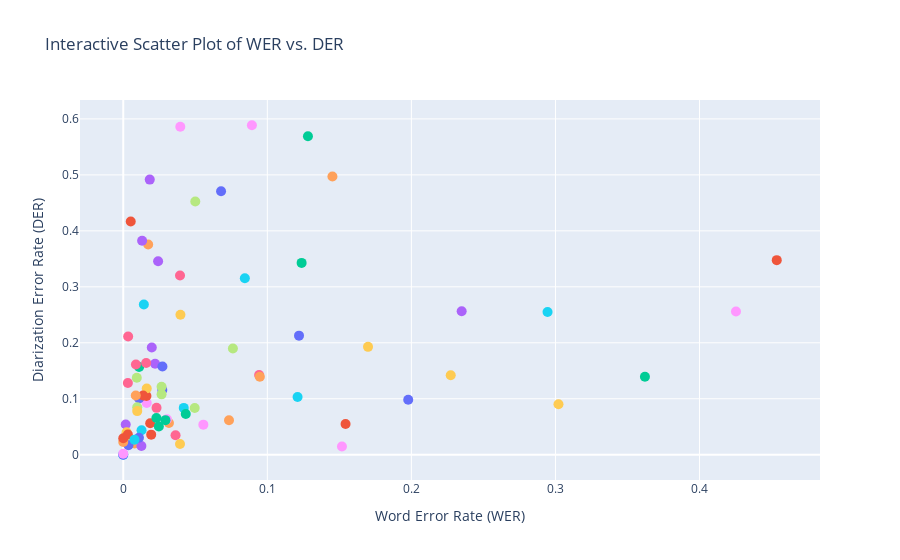

Notebook cell for this chart:
### Code cell
plot_boxplots(df)
plot_histograms(df)
plot_wer_vs_der_scatter(df)

### Figure 1 — Plotly figure (JSON) as saved in the notebook; plotly's stock layout.template omitted (floating-point values rounded to 4 significant figures)
{"data": [{"customdata": [["ID 05.csv"]], "hovertemplate": "Filename=%{customdata[0]}<br>Word Error Rate (WER)=%{x}<br>Diarization Error Rate (DER)=%{y}<extra></extra>", "legendgroup": "ID 05.csv", "marker": {"color": "#636efa", "size": 10, "symbol": "circle"}, "mode": "markers", "name": "ID 05.csv", "orientation": "v", "showlegend": true, "type": "scatter", "x": [0.0271], "xaxis": "x", "y": [0.1156], "yaxis": "y"}, {"customdata": [["Id 08.csv"]], "hovertemplate": "Filename=%{customdata[0]}<br>Word Error Rate (WER)=%{x}<br>Diarization Error Rate (DER)=%{y}<extra></extra>", "legendgroup": "Id 08.csv", "marker": {"color": "#EF553B", "size": 10, "symbol": "circle"}, "mode": "markers", "name": "Id 08.csv", "orientation": "v", "showlegend": true, "type": "scatter", "x": [0.0187], "xaxis": "x", "y": [0.0564], "yaxis": "y"}, {"customdata": [["Id 13.csv"]], "hovertemplate": "Filename=%{customdata[0]}<br>Word Error Rate (WER)=%{x}<br>Diarization Error Rate (DER)=%{y}<extra></extra>", "legendgroup": "Id 13.csv", "marker": {"color": "#00cc96", "size": 10, "symbol": "circle"}, "mode": "markers", "name": "Id 13.csv", "orientation": "v", "showlegend": true, "type": "scatter", "x": [0.023], "xaxis": "x", "y": [0.0657], "yaxis": "y"}, {"customdata": [["Id 13b.csv"]], "hovertemplate": "Filename=%{customdata[0]}<br>Word Error Rate (WER)=%{x}<br>Diarization Error Rate (DER)=%{y}<extra></extra>", "legendgroup": "Id 13b.csv", "marker": {"color": "#ab63fa", "size": 10, "symbol": "circle"}, "mode": "markers", "name": "Id 13b.csv", "orientation": "v", "showlegend": true, "type": "scatter", "x": [0.0017], "xaxis": "x", "y": [0.0541], "yaxis": "y"}, {"customdata": [["Id 14.csv"]], "hovertemplate": "Filename=%{customdata[0]}<br>Word Error Rate (WER)=%{x}<br>Diarization Error Rate (DER)=%{y}<extra></extra>", "legendgroup": "Id 14.csv", "marker": {"color": "#FFA15A", "size": 10, "symbol": "circle"}, "mode": "markers", "name": "Id 14.csv", "orientation": "v", "showlegend": true, "type": "scatter", "x": [0.0317], "xaxis": "x", "y": [0.0568], "yaxis": "y"}, {"customdata": [["Id 15.csv"]], "hovertemplate": "Filename=%{customdata[0]}<br>Word Error Rate (WER)=%{x}<br>Diarization Error Rate (DER)=%{y}<extra></extra>", "legendgroup": "Id 15.csv", "marker": {"color": "#19d3f3", "size": 10, "symbol": "circle"}, "mode": "markers", "name": "Id 15.csv", "orientation": "v", "showlegend": true, "type": "scatter", "x": [0], "xaxis": "x", "y": [0], "yaxis": "y"}, {"customdata": [["Id 16.csv"]], "hovertemplate": "Filename=%{customdata[0]}<br>Word Error Rate (WER)=%{x}<br>Diarization Error Rate (DER)=%{y}<extra></extra>", "legendgroup": "Id 16.csv", "marker": {"color": "#FF6692", "size": 10, "symbol": "circle"}, "mode": "markers", "name": "Id 16.csv", "orientation": "v", "showlegend": true, "type": "scatter", "x": [0.0231], "xaxis": "x", "y": [0.0838], "yaxis": "y"}, {"customdata": [["Id 17.csv"]], "hovertemplate": "Filename=%{customdata[0]}<br>Word Error Rate (WER)=%{x}<br>Diarization Error Rate (DER)=%{y}<extra></extra>", "legendgroup": "Id 17.csv", "marker": {"color": "#B6E880", "size": 10, "symbol": "circle"}, "mode": "markers", "name": "Id 17.csv", "orientation": "v", "showlegend": true, "type": "scatter", "x": [0.0042], "xaxis": "x", "y": [0.0209], "yaxis": "y"}, {"customdata": [["Id 18.csv"]], "hovertemplate": "Filename=%{customdata[0]}<br>Word Error Rate (WER)=%{x}<br>Diarization Error Rate (DER)=%{y}<extra></extra>", "legendgroup": "Id 18.csv", "marker": {"color": "#FF97FF", "size": 10, "symbol": "circle"}, "mode": "markers", "name": "Id 18.csv", "orientation": "v", "showlegend": true, "type": "scatter", "x": [0.0163], "xaxis": "x", "y": [0.0926], "yaxis": "y"}, {"customdata": [["Id 19.csv"]], "hovertemplate": "Filename=%{customdata[0]}<br>Word Error Rate (WER)=%{x}<br>Diarization Error Rate (DER)=%{y}<extra></extra>", "legendgroup": "Id 19.csv", "marker": {"color": "#FECB52", "size": 10, "symbol": "circle"}, "mode": "markers", "name": "Id 19.csv", "orientation": "v", "showlegend": true, "type": "scatter", "x": [0.0023], "xaxis": "x", "y": [0.0402], "yaxis": "y"}, {"customdata": [["Id 19b.csv"]], "hovertemplate": "Filename=%{customdata[0]}<br>Word Error Rate (WER)=%{x}<br>Diarization Error Rate (DER)=%{y}<extra></extra>", "legendgroup": "Id 19b.csv", "marker": {"color": "#636efa", "size": 10, "symbol": "circle"}, "mode": "markers", "name": "Id 19b.csv", "orientation": "v", "showlegend": true, "type": "scatter", "x": [0.011], "xaxis": "x", "y": [0.1006], "yaxis": "y"}, {"customdata": [["Id 22.csv"]], "hovertemplate": "Filename=%{customdata[0]}<br>Word Error Rate (WER)=%{x}<br>Diarization Error Rate (DER)=%{y}<extra></extra>", "legendgroup": "Id 22.csv", "marker": {"color": "#EF553B", "size": 10, "symbol": "circle"}, "mode": "markers", "name": "Id 22.csv", "orientation": "v", "showlegend": true, "type": "scatter", "x": [0.0161], "xaxis": "x", "y": [0.1051], "yaxis": "y"}, {"customdata": [["Id 23.csv"]], "hovertemplate": "Filename=%{customdata[0]}<br>Word Error Rate (WER)=%{x}<br>Diarization Error Rate (DER)=%{y}<extra></extra>", "legendgroup": "Id 23.csv", "marker": {"color": "#00cc96", "size": 10, "symbol": "circle"}, "mode": "markers", "name": "Id 23.csv", "orientation": "v", "showlegend": true, "type": "scatter", "x": [0.0247], "xaxis": "x", "y": [0.0505], "yaxis": "y"}, {"customdata": [["Id 24.csv"]], "hovertemplate": "Filename=%{customdata[0]}<br>Word Error Rate (WER)=%{x}<br>Diarization Error Rate (DER)=%{y}<extra></extra>", "legendgroup": "Id 24.csv", "marker": {"color": "#ab63fa", "size": 10, "symbol": "circle"}, "mode": "markers", "name": "Id 24.csv", "orientation": "v", "showlegend": true, "type": "scatter", "x": [0.0184], "xaxis": "x", "y": [0.4916], "yaxis": "y"}, {"customdata": [["Id 24b.csv"]], "hovertemplate": "Filename=%{customdata[0]}<br>Word Error Rate (WER)=%{x}<br>Diarization Error Rate (DER)=%{y}<extra></extra>", "legendgroup": "Id 24b.csv", "marker": {"color": "#FFA15A", "size": 10, "symbol": "circle"}, "mode": "markers", "name": "Id 24b.csv", "orientation": "v", "showlegend": true, "type": "scatter", "x": [0.0079], "xaxis": "x", "y": [0.0201], "yaxis": "y"}, {"customdata": [["Id 7a.csv"]], "hovertemplate": "Filename=%{customdata[0]}<br>Word Error Rate (WER)=%{x}<br>Diarization Error Rate (DER)=%{y}<extra></extra>", "legendgroup": "Id 7a.csv", "marker": {"color": "#19d3f3", "size": 10, "symbol": "circle"}, "mode": "markers", "name": "Id 7a.csv", "orientation": "v", "showlegend": true, "type": "scatter", "x": [0.2945], "xaxis": "x", "y": [0.2549], "yaxis": "y"}, {"customdata": [["Id 7b.csv"]], "hovertemplate": "Filename=%{customdata[0]}<br>Word Error Rate (WER)=%{x}<br>Diarization Error Rate (DER)=%{y}<extra></extra>", "legendgroup": "Id 7b.csv", "marker": {"color": "#FF6692", "size": 10, "symbol": "circle"}, "mode": "markers", "name": "Id 7b.csv", "orientation": "v", "showlegend": true, "type": "scatter", "x": [0.0034], "xaxis": "x", "y": [0.2113], "yaxis": "y"}, {"customdata": [["Participant 20 interview.csv"]], "hovertemplate": "Filename=%{customdata[0]}<br>Word Error Rate (WER)=%{x}<br>Diarization Error Rate (DER)=%{y}<extra></extra>", "legendgroup": "Participant 20 interview.csv", "marker": {"color": "#B6E880", "size": 10, "symbol": "circle"}, "mode": "markers", "name": "Participant 20 interview.csv", "orientation": "v", "showlegend": true, "type": "scatter", "x": [0.0097], "xaxis": "x", "y": [0.0849], "yaxis": "y"}, {"customdata": [["S201-1.csv"]], "hovertemplate": "Filename=%{customdata[0]}<br>Word Error Rate (WER)=%{x}<br>Diarization Error Rate (DER)=%{y}<extra></extra>", "legendgroup": "S201-1.csv", "marker": {"color": "#FF97FF", "size": 10, "symbol": "circle"}, "mode": "markers", "name": "S201-1.csv", "orientation": "v", "showlegend": true, "type": "scatter", "x": [0.0303], "xaxis": "x", "y": [0.0634], "yaxis": "y"}, {"customdata": [["S201-2.csv"]], "hovertemplate": "Filename=%{customdata[0]}<br>Word Error Rate (WER)=%{x}<br>Diarization Error Rate (DER)=%{y}<extra></extra>", "legendgroup": "S201-2.csv", "marker": {"color": "#FECB52", "size": 10, "symbol": "circle"}, "mode": "markers", "name": "S201-2.csv", "orientation": "v", "showlegend": true, "type": "scatter", "x": [0.0163], "xaxis": "x", "y": [0.1184], "yaxis": "y"}, {"customdata": [["S201-3.csv"]], "hovertemplate": "Filename=%{customdata[0]}<br>Word Error Rate (WER)=%{x}<br>Diarization Error Rate (DER)=%{y}<extra></extra>", "legendgroup": "S201-3.csv", "marker": {"color": "#636efa", "size": 10, "symbol": "circle"}, "mode": "markers", "name": "S201-3.csv", "orientation": "v", "showlegend": true, "type": "scatter", "x": [0.0036], "xaxis": "x", "y": [0.0171], "yaxis": "y"}, {"customdata": [["S202-1.csv"]], "hovertemplate": "Filename=%{customdata[0]}<br>Word Error Rate (WER)=%{x}<br>Diarization Error Rate (DER)=%{y}<extra></extra>", "legendgroup": "S202-1.csv", "marker": {"color": "#EF553B", "size": 10, "symbol": "circle"}, "mode": "markers", "name": "S202-1.csv", "orientation": "v", "showlegend": true, "type": "scatter", "x": [0.0052], "xaxis": "x", "y": [0.4168], "yaxis": "y"}, {"customdata": [["S203-1.csv"]], "hovertemplate": "Filename=%{customdata[0]}<br>Word Error Rate (WER)=%{x}<br>Diarization Error Rate (DER)=%{y}<extra></extra>", "legendgroup": "S203-1.csv", "marker": {"color": "#00cc96", "size": 10, "symbol": "circle"}, "mode": "markers", "name": "S203-1.csv", "orientation": "v", "showlegend": true, "type": "scatter", "x": [0.3621], "xaxis": "x", "y": [0.1394], "yaxis": "y"}, {"customdata": [["S204-1.csv"]], "hovertemplate": "Filename=%{customdata[0]}<br>Word Error Rate (WER)=%{x}<br>Diarization Error Rate (DER)=%{y}<extra></extra>", "legendgroup": "S204-1.csv", "marker": {"color": "#ab63fa", "size": 10, "symbol": "circle"}, "mode": "markers", "name": "S204-1.csv", "orientation": "v", "showlegend": true, "type": "scatter", "x": [0.0242], "xaxis": "x", "y": [0.3457], "yaxis": "y"}, {"customdata": [["S204-2.csv"]], "hovertemplate": "Filename=%{customdata[0]}<br>Word Error Rate (WER)=%{x}<br>Diarization Error Rate (DER)=%{y}<extra></extra>", "legendgroup": "S204-2.csv", "marker": {"color": "#FFA15A", "size": 10, "symbol": "circle"}, "mode": "markers", "name": "S204-2.csv", "orientation": "v", "showlegend": true, "type": "scatter", "x": [0.0173], "xaxis": "x", "y": [0.3756], "yaxis": "y"}, {"customdata": [["S205-1.csv"]], "hovertemplate": "Filename=%{customdata[0]}<br>Word Error Rate (WER)=%{x}<br>Diarization Error Rate (DER)=%{y}<extra></extra>", "legendgroup": "S205-1.csv", "marker": {"color": "#19d3f3", "size": 10, "symbol": "circle"}, "mode": "markers", "name": "S205-1.csv", "orientation": "v", "showlegend": true, "type": "scatter", "x": [0.0143], "xaxis": "x", "y": [0.2685], "yaxis": "y"}, {"customdata": [["S205-2.csv"]], "hovertemplate": "Filename=%{customdata[0]}<br>Word Error Rate (WER)=%{x}<br>Diarization Error Rate (DER)=%{y}<extra></extra>", "legendgroup": "S205-2.csv", "marker": {"color": "#FF6692", "size": 10, "symbol": "circle"}, "mode": "markers", "name": "S205-2.csv", "orientation": "v", "showlegend": true, "type": "scatter", "x": [0.0943], "xaxis": "x", "y": [0.1425], "yaxis": "y"}, {"customdata": [["S206-1.csv"]], "hovertemplate": "Filename=%{customdata[0]}<br>Word Error Rate (WER)=%{x}<br>Diarization Error Rate (DER)=%{y}<extra></extra>", "legendgroup": "S206-1.csv", "marker": {"color": "#B6E880", "size": 10, "symbol": "circle"}, "mode": "markers", "name": "S206-1.csv", "orientation": "v", "showlegend": true, "type": "scatter", "x": [0.0496], "xaxis": "x", "y": [0.0836], "yaxis": "y"}, {"customdata": [["S206-2.csv"]], "hovertemplate": "Filename=%{customdata[0]}<br>Word Error Rate (WER)=%{x}<br>Diarization Error Rate (DER)=%{y}<extra></extra>", "legendgroup": "S206-2.csv", "marker": {"color": "#FF97FF", "size": 10, "symbol": "circle"}, "mode": "markers", "name": "S206-2.csv", "orientation": "v", "showlegend": true, "type": "scatter", "x": [0.0556], "xaxis": "x", "y": [0.0538], "yaxis": "y"}, {"customdata": [["S207-1.csv"]], "hovertemplate": "Filename=%{customdata[0]}<br>Word Error Rate (WER)=%{x}<br>Diarization Error Rate (DER)=%{y}<extra></extra>", "legendgroup": "S207-1.csv", "marker": {"color": "#FECB52", "size": 10, "symbol": "circle"}, "mode": "markers", "name": "S207-1.csv", "orientation": "v", "showlegend": true, "type": "scatter", "x": [0.1699], "xaxis": "x", "y": [0.1928], "yaxis": "y"}, {"customdata": [["S207-2.csv"]], "hovertemplate": "Filename=%{customdata[0]}<br>Word Error Rate (WER)=%{x}<br>Diarization Error Rate (DER)=%{y}<extra></extra>", "legendgroup": "S207-2.csv", "marker": {"color": "#636efa", "size": 10, "symbol": "circle"}, "mode": "markers", "name": "S207-2.csv", "orientation": "v", "showlegend": true, "type": "scatter", "x": [0], "xaxis": "x", "y": [0], "yaxis": "y"}, {"customdata": [["S208-1.csv"]], "hovertemplate": "Filename=%{customdata[0]}<br>Word Error Rate (WER)=%{x}<br>Diarization Error Rate (DER)=%{y}<extra></extra>", "legendgroup": "S208-1.csv", "marker": {"color": "#EF553B", "size": 10, "symbol": "circle"}, "mode": "markers", "name": "S208-1.csv", "orientation": "v", "showlegend": true, "type": "scatter", "x": [0.0138], "xaxis": "x", "y": [0.106], "yaxis": "y"}, {"customdata": [["S208-2.csv"]], "hovertemplate": "Filename=%{customdata[0]}<br>Word Error Rate (WER)=%{x}<br>Diarization Error Rate (DER)=%{y}<extra></extra>", "legendgroup": "S208-2.csv", "marker": {"color": "#00cc96", "size": 10, "symbol": "circle"}, "mode": "markers", "name": "S208-2.csv", "orientation": "v", "showlegend": true, "type": "scatter", "x": [0.011], "xaxis": "x", "y": [0.1569], "yaxis": "y"}, {"customdata": [["S209-1.csv"]], "hovertemplate": "Filename=%{customdata[0]}<br>Word Error Rate (WER)=%{x}<br>Diarization Error Rate (DER)=%{y}<extra></extra>", "legendgroup": "S209-1.csv", "marker": {"color": "#ab63fa", "size": 10, "symbol": "circle"}, "mode": "markers", "name": "S209-1.csv", "orientation": "v", "showlegend": true, "type": "scatter", "x": [0.0221], "xaxis": "x", "y": [0.1626], "yaxis": "y"}, {"customdata": [["S209-2.csv"]], "hovertemplate": "Filename=%{customdata[0]}<br>Word Error Rate (WER)=%{x}<br>Diarization Error Rate (DER)=%{y}<extra></extra>", "legendgroup": "S209-2.csv", "marker": {"color": "#FFA15A", "size": 10, "symbol": "circle"}, "mode": "markers", "name": "S209-2.csv", "orientation": "v", "showlegend": true, "type": "scatter", "x": [0], "xaxis": "x", "y": [0.0227], "yaxis": "y"}, {"customdata": [["S209-3.csv"]], "hovertemplate": "Filename=%{customdata[0]}<br>Word Error Rate (WER)=%{x}<br>Diarization Error Rate (DER)=%{y}<extra></extra>", "legendgroup": "S209-3.csv", "marker": {"color": "#19d3f3", "size": 10, "symbol": "circle"}, "mode": "markers", "name": "S209-3.csv", "orientation": "v", "showlegend": true, "type": "scatter", "x": [0.042], "xaxis": "x", "y": [0.0837], "yaxis": "y"}, {"customdata": [["S209-4.csv"]], "hovertemplate": "Filename=%{customdata[0]}<br>Word Error Rate (WER)=%{x}<br>Diarization Error Rate (DER)=%{y}<extra></extra>", "legendgroup": "S209-4.csv", "marker": {"color": "#FF6692", "size": 10, "symbol": "circle"}, "mode": "markers", "name": "S209-4.csv", "orientation": "v", "showlegend": true, "type": "scatter", "x": [0.0363], "xaxis": "x", "y": [0.0349], "yaxis": "y"}, {"customdata": [["S210-1.csv"]], "hovertemplate": "Filename=%{customdata[0]}<br>Word Error Rate (WER)=%{x}<br>Diarization Error Rate (DER)=%{y}<extra></extra>", "legendgroup": "S210-1.csv", "marker": {"color": "#B6E880", "size": 10, "symbol": "circle"}, "mode": "markers", "name": "S210-1.csv", "orientation": "v", "showlegend": true, "type": "scatter", "x": [0.05], "xaxis": "x", "y": [0.4525], "yaxis": "y"}, {"customdata": [["S210-2.csv"]], "hovertemplate": "Filename=%{customdata[0]}<br>Word Error Rate (WER)=%{x}<br>Diarization Error Rate (DER)=%{y}<extra></extra>", "legendgroup": "S210-2.csv", "marker": {"color": "#FF97FF", "size": 10, "symbol": "circle"}, "mode": "markers", "name": "S210-2.csv", "orientation": "v", "showlegend": true, "type": "scatter", "x": [0], "xaxis": "x", "y": [0.0017], "yaxis": "y"}, {"customdata": [["S210-3.csv"]], "hovertemplate": "Filename=%{customdata[0]}<br>Word Error Rate (WER)=%{x}<br>Diarization Error Rate (DER)=%{y}<extra></extra>", "legendgroup": "S210-3.csv", "marker": {"color": "#FECB52", "size": 10, "symbol": "circle"}, "mode": "markers", "name": "S210-3.csv", "orientation": "v", "showlegend": true, "type": "scatter", "x": [0.0397], "xaxis": "x", "y": [0.25], "yaxis": "y"}, {"customdata": [["S211_1.csv"]], "hovertemplate": "Filename=%{customdata[0]}<br>Word Error Rate (WER)=%{x}<br>Diarization Error Rate (DER)=%{y}<extra></extra>", "legendgroup": "S211_1.csv", "marker": {"color": "#636efa", "size": 10, "symbol": "circle"}, "mode": "markers", "name": "S211_1.csv", "orientation": "v", "showlegend": true, "type": "scatter", "x": [0.122], "xaxis": "x", "y": [0.2128], "yaxis": "y"}, {"customdata": [["S211_2.csv"]], "hovertemplate": "Filename=%{customdata[0]}<br>Word Error Rate (WER)=%{x}<br>Diarization Error Rate (DER)=%{y}<extra></extra>", "legendgroup": "S211_2.csv", "marker": {"color": "#EF553B", "size": 10, "symbol": "circle"}, "mode": "markers", "name": "S211_2.csv", "orientation": "v", "showlegend": true, "type": "scatter", "x": [0], "xaxis": "x", "y": [0.0295], "yaxis": "y"}, {"customdata": [["S211_3 (partially in french).csv"]], "hovertemplate": "Filename=%{customdata[0]}<br>Word Error Rate (WER)=%{x}<br>Diarization Error Rate (DER)=%{y}<extra></extra>", "legendgroup": "S211_3 (partially in french).csv", "marker": {"color": "#00cc96", "size": 10, "symbol": "circle"}, "mode": "markers", "name": "S211_3 (partially in french).csv", "orientation": "v", "showlegend": true, "type": "scatter", "x": [0.0434], "xaxis": "x", "y": [0.0729], "yaxis": "y"}, {"customdata": [["S212_1.csv"]], "hovertemplate": "Filename=%{customdata[0]}<br>Word Error Rate (WER)=%{x}<br>Diarization Error Rate (DER)=%{y}<extra></extra>", "legendgroup": "S212_1.csv", "marker": {"color": "#ab63fa", "size": 10, "symbol": "circle"}, "mode": "markers", "name": "S212_1.csv", "orientation": "v", "showlegend": true, "type": "scatter", "x": [0.0131], "xaxis": "x", "y": [0.3822], "yaxis": "y"}, {"customdata": [["S212_2.csv"]], "hovertemplate": "Filename=%{customdata[0]}<br>Word Error Rate (WER)=%{x}<br>Diarization Error Rate (DER)=%{y}<extra></extra>", "legendgroup": "S212_2.csv", "marker": {"color": "#FFA15A", "size": 10, "symbol": "circle"}, "mode": "markers", "name": "S212_2.csv", "orientation": "v", "showlegend": true, "type": "scatter", "x": [0.0087], "xaxis": "x", "y": [0.106], "yaxis": "y"}, {"customdata": [["S213_1.csv"]], "hovertemplate": "Filename=%{customdata[0]}<br>Word Error Rate (WER)=%{x}<br>Diarization Error Rate (DER)=%{y}<extra></extra>", "legendgroup": "S213_1.csv", "marker": {"color": "#19d3f3", "size": 10, "symbol": "circle"}, "mode": "markers", "name": "S213_1.csv", "orientation": "v", "showlegend": true, "type": "scatter", "x": [0.0127], "xaxis": "x", "y": [0.0438], "yaxis": "y"}, {"customdata": [["S213_2.csv"]], "hovertemplate": "Filename=%{customdata[0]}<br>Word Error Rate (WER)=%{x}<br>Diarization Error Rate (DER)=%{y}<extra></extra>", "legendgroup": "S213_2.csv", "marker": {"color": "#FF6692", "size": 10, "symbol": "circle"}, "mode": "markers", "name": "S213_2.csv", "orientation": "v", "showlegend": true, "type": "scatter", "x": [0.0394], "xaxis": "x", "y": [0.3204], "yaxis": "y"}, {"customdata": [["S214_1.csv"]], "hovertemplate": "Filename=%{customdata[0]}<br>Word Error Rate (WER)=%{x}<br>Diarization Error Rate (DER)=%{y}<extra></extra>", "legendgroup": "S214_1.csv", "marker": {"color": "#B6E880", "size": 10, "symbol": "circle"}, "mode": "markers", "name": "S214_1.csv", "orientation": "v", "showlegend": true, "type": "scatter", "x": [0.0761], "xaxis": "x", "y": [0.1899], "yaxis": "y"}, {"customdata": [["S214_2.csv"]], "hovertemplate": "Filename=%{customdata[0]}<br>Word Error Rate (WER)=%{x}<br>Diarization Error Rate (DER)=%{y}<extra></extra>", "legendgroup": "S214_2.csv", "marker": {"color": "#FF97FF", "size": 10, "symbol": "circle"}, "mode": "markers", "name": "S214_2.csv", "orientation": "v", "showlegend": true, "type": "scatter", "x": [0.0396], "xaxis": "x", "y": [0.5861], "yaxis": "y"}, {"customdata": [["S217.csv"]], "hovertemplate": "Filename=%{customdata[0]}<br>Word Error Rate (WER)=%{x}<br>Diarization Error Rate (DER)=%{y}<extra></extra>", "legendgroup": "S217.csv", "marker": {"color": "#FECB52", "size": 10, "symbol": "circle"}, "mode": "markers", "name": "S217.csv", "orientation": "v", "showlegend": true, "type": "scatter", "x": [0.0394], "xaxis": "x", "y": [0.0191], "yaxis": "y"}, {"customdata": [["S218-1.csv"]], "hovertemplate": "Filename=%{customdata[0]}<br>Word Error Rate (WER)=%{x}<br>Diarization Error Rate (DER)=%{y}<extra></extra>", "legendgroup": "S218-1.csv", "marker": {"color": "#636efa", "size": 10, "symbol": "circle"}, "mode": "markers", "name": "S218-1.csv", "orientation": "v", "showlegend": true, "type": "scatter", "x": [0.0679], "xaxis": "x", "y": [0.4707], "yaxis": "y"}, {"customdata": [["S218-2.csv"]], "hovertemplate": "Filename=%{customdata[0]}<br>Word Error Rate (WER)=%{x}<br>Diarization Error Rate (DER)=%{y}<extra></extra>", "legendgroup": "S218-2.csv", "marker": {"color": "#EF553B", "size": 10, "symbol": "circle"}, "mode": "markers", "name": "S218-2.csv", "orientation": "v", "showlegend": true, "type": "scatter", "x": [0.0032], "xaxis": "x", "y": [0.0361], "yaxis": "y"}, {"customdata": [["S219-1.csv"]], "hovertemplate": "Filename=%{customdata[0]}<br>Word Error Rate (WER)=%{x}<br>Diarization Error Rate (DER)=%{y}<extra></extra>", "legendgroup": "S219-1.csv", "marker": {"color": "#00cc96", "size": 10, "symbol": "circle"}, "mode": "markers", "name": "S219-1.csv", "orientation": "v", "showlegend": true, "type": "scatter", "x": [0.1238], "xaxis": "x", "y": [0.3428], "yaxis": "y"}, {"customdata": [["S219-2.csv"]], "hovertemplate": "Filename=%{customdata[0]}<br>Word Error Rate (WER)=%{x}<br>Diarization Error Rate (DER)=%{y}<extra></extra>", "legendgroup": "S219-2.csv", "marker": {"color": "#ab63fa", "size": 10, "symbol": "circle"}, "mode": "markers", "name": "S219-2.csv", "orientation": "v", "showlegend": true, "type": "scatter", "x": [0.0126], "xaxis": "x", "y": [0.0157], "yaxis": "y"}, {"customdata": [["S220-1.csv"]], "hovertemplate": "Filename=%{customdata[0]}<br>Word Error Rate (WER)=%{x}<br>Diarization Error Rate (DER)=%{y}<extra></extra>", "legendgroup": "S220-1.csv", "marker": {"color": "#FFA15A", "size": 10, "symbol": "circle"}, "mode": "markers", "name": "S220-1.csv", "orientation": "v", "showlegend": true, "type": "scatter", "x": [0.0948], "xaxis": "x", "y": [0.1394], "yaxis": "y"}, {"customdata": [["S220-2.csv"]], "hovertemplate": "Filename=%{customdata[0]}<br>Word Error Rate (WER)=%{x}<br>Diarization Error Rate (DER)=%{y}<extra></extra>", "legendgroup": "S220-2.csv", "marker": {"color": "#19d3f3", "size": 10, "symbol": "circle"}, "mode": "markers", "name": "S220-2.csv", "orientation": "v", "showlegend": true, "type": "scatter", "x": [0.121], "xaxis": "x", "y": [0.1033], "yaxis": "y"}, {"customdata": [["S222_c.csv"]], "hovertemplate": "Filename=%{customdata[0]}<br>Word Error Rate (WER)=%{x}<br>Diarization Error Rate (DER)=%{y}<extra></extra>", "legendgroup": "S222_c.csv", "marker": {"color": "#FF6692", "size": 10, "symbol": "circle"}, "mode": "markers", "name": "S222_c.csv", "orientation": "v", "showlegend": true, "type": "scatter", "x": [0.0032], "xaxis": "x", "y": [0.1282], "yaxis": "y"}, {"customdata": [["S222_m.csv"]], "hovertemplate": "Filename=%{customdata[0]}<br>Word Error Rate (WER)=%{x}<br>Diarization Error Rate (DER)=%{y}<extra></extra>", "legendgroup": "S222_m.csv", "marker": {"color": "#B6E880", "size": 10, "symbol": "circle"}, "mode": "markers", "name": "S222_m.csv", "orientation": "v", "showlegend": true, "type": "scatter", "x": [0.0094], "xaxis": "x", "y": [0.1375], "yaxis": "y"}, {"customdata": [["S223.csv"]], "hovertemplate": "Filename=%{customdata[0]}<br>Word Error Rate (WER)=%{x}<br>Diarization Error Rate (DER)=%{y}<extra></extra>", "legendgroup": "S223.csv", "marker": {"color": "#FF97FF", "size": 10, "symbol": "circle"}, "mode": "markers", "name": "S223.csv", "orientation": "v", "showlegend": true, "type": "scatter", "x": [0.0893], "xaxis": "x", "y": [0.5887], "yaxis": "y"}, {"customdata": [["S225.csv"]], "hovertemplate": "Filename=%{customdata[0]}<br>Word Error Rate (WER)=%{x}<br>Diarization Error Rate (DER)=%{y}<extra></extra>", "legendgroup": "S225.csv", "marker": {"color": "#FECB52", "size": 10, "symbol": "circle"}, "mode": "markers", "name": "S225.csv", "orientation": "v", "showlegend": true, "type": "scatter", "x": [0.2273], "xaxis": "x", "y": [0.142], "yaxis": "y"}, {"customdata": [["S225[1].csv"]], "hovertemplate": "Filename=%{customdata[0]}<br>Word Error Rate (WER)=%{x}<br>Diarization Error Rate (DER)=%{y}<extra></extra>", "legendgroup": "S225[1].csv", "marker": {"color": "#636efa", "size": 10, "symbol": "circle"}, "mode": "markers", "name": "S225[1].csv", "orientation": "v", "showlegend": true, "type": "scatter", "x": [0.0109], "xaxis": "x", "y": [0.0305], "yaxis": "y"}, {"customdata": [["S226.csv"]], "hovertemplate": "Filename=%{customdata[0]}<br>Word Error Rate (WER)=%{x}<br>Diarization Error Rate (DER)=%{y}<extra></extra>", "legendgroup": "S226.csv", "marker": {"color": "#EF553B", "size": 10, "symbol": "circle"}, "mode": "markers", "name": "S226.csv", "orientation": "v", "showlegend": true, "type": "scatter", "x": [0.4536], "xaxis": "x", "y": [0.3477], "yaxis": "y"}, {"customdata": [["S226[1].csv"]], "hovertemplate": "Filename=%{customdata[0]}<br>Word Error Rate (WER)=%{x}<br>Diarization Error Rate (DER)=%{y}<extra></extra>", "legendgroup": "S226[1].csv", "marker": {"color": "#00cc96", "size": 10, "symbol": "circle"}, "mode": "markers", "name": "S226[1].csv", "orientation": "v", "showlegend": true, "type": "scatter", "x": [0.1282], "xaxis": "x", "y": [0.5689], "yaxis": "y"}, {"customdata": [["S226[2].csv"]], "hovertemplate": "Filename=%{customdata[0]}<br>Word Error Rate (WER)=%{x}<br>Diarization Error Rate (DER)=%{y}<extra></extra>", "legendgroup": "S226[2].csv", "marker": {"color": "#ab63fa", "size": 10, "symbol": "circle"}, "mode": "markers", "name": "S226[2].csv", "orientation": "v", "showlegend": true, "type": "scatter", "x": [0.0198], "xaxis": "x", "y": [0.1916], "yaxis": "y"}, {"customdata": [["S227 control interview.csv"]], "hovertemplate": "Filename=%{customdata[0]}<br>Word Error Rate (WER)=%{x}<br>Diarization Error Rate (DER)=%{y}<extra></extra>", "legendgroup": "S227 control interview.csv", "marker": {"color": "#FFA15A", "size": 10, "symbol": "circle"}, "mode": "markers", "name": "S227 control interview.csv", "orientation": "v", "showlegend": true, "type": "scatter", "x": [0.1452], "xaxis": "x", "y": [0.497], "yaxis": "y"}, {"customdata": [["S227 intervention.csv"]], "hovertemplate": "Filename=%{customdata[0]}<br>Word Error Rate (WER)=%{x}<br>Diarization Error Rate (DER)=%{y}<extra></extra>", "legendgroup": "S227 intervention.csv", "marker": {"color": "#19d3f3", "size": 10, "symbol": "circle"}, "mode": "markers", "name": "S227 intervention.csv", "orientation": "v", "showlegend": true, "type": "scatter", "x": [0.0844], "xaxis": "x", "y": [0.3152], "yaxis": "y"}, {"customdata": [["S228 control.csv"]], "hovertemplate": "Filename=%{customdata[0]}<br>Word Error Rate (WER)=%{x}<br>Diarization Error Rate (DER)=%{y}<extra></extra>", "legendgroup": "S228 control.csv", "marker": {"color": "#FF6692", "size": 10, "symbol": "circle"}, "mode": "markers", "name": "S228 control.csv", "orientation": "v", "showlegend": true, "type": "scatter", "x": [0.0159], "xaxis": "x", "y": [0.1639], "yaxis": "y"}, {"customdata": [["S228 intervention.csv"]], "hovertemplate": "Filename=%{customdata[0]}<br>Word Error Rate (WER)=%{x}<br>Diarization Error Rate (DER)=%{y}<extra></extra>", "legendgroup": "S228 intervention.csv", "marker": {"color": "#B6E880", "size": 10, "symbol": "circle"}, "mode": "markers", "name": "S228 intervention.csv", "orientation": "v", "showlegend": true, "type": "scatter", "x": [0.0266], "xaxis": "x", "y": [0.1079], "yaxis": "y"}, {"customdata": [["S229 control.csv"]], "hovertemplate": "Filename=%{customdata[0]}<br>Word Error Rate (WER)=%{x}<br>Diarization Error Rate (DER)=%{y}<extra></extra>", "legendgroup": "S229 control.csv", "marker": {"color": "#FF97FF", "size": 10, "symbol": "circle"}, "mode": "markers", "name": "S229 control.csv", "orientation": "v", "showlegend": true, "type": "scatter", "x": [0.4253], "xaxis": "x", "y": [0.256], "yaxis": "y"}, {"customdata": [["S229 intervention.csv"]], "hovertemplate": "Filename=%{customdata[0]}<br>Word Error Rate (WER)=%{x}<br>Diarization Error Rate (DER)=%{y}<extra></extra>", "legendgroup": "S229 intervention.csv", "marker": {"color": "#FECB52", "size": 10, "symbol": "circle"}, "mode": "markers", "name": "S229 intervention.csv", "orientation": "v", "showlegend": true, "type": "scatter", "x": [0.3021], "xaxis": "x", "y": [0.0901], "yaxis": "y"}, {"customdata": [["S230 control.csv"]], "hovertemplate": "Filename=%{customdata[0]}<br>Word Error Rate (WER)=%{x}<br>Diarization Error Rate (DER)=%{y}<extra></extra>", "legendgroup": "S230 control.csv", "marker": {"color": "#636efa", "size": 10, "symbol": "circle"}, "mode": "markers", "name": "S230 control.csv", "orientation": "v", "showlegend": true, "type": "scatter", "x": [0.1978], "xaxis": "x", "y": [0.0983], "yaxis": "y"}, {"customdata": [["S230 intervention.csv"]], "hovertemplate": "Filename=%{customdata[0]}<br>Word Error Rate (WER)=%{x}<br>Diarization Error Rate (DER)=%{y}<extra></extra>", "legendgroup": "S230 intervention.csv", "marker": {"color": "#EF553B", "size": 10, "symbol": "circle"}, "mode": "markers", "name": "S230 intervention.csv", "orientation": "v", "showlegend": true, "type": "scatter", "x": [0.1543], "xaxis": "x", "y": [0.0549], "yaxis": "y"}, {"customdata": [["S301final.csv"]], "hovertemplate": "Filename=%{customdata[0]}<br>Word Error Rate (WER)=%{x}<br>Diarization Error Rate (DER)=%{y}<extra></extra>", "legendgroup": "S301final.csv", "marker": {"color": "#00cc96", "size": 10, "symbol": "circle"}, "mode": "markers", "name": "S301final.csv", "orientation": "v", "showlegend": true, "type": "scatter", "x": [0.0293], "xaxis": "x", "y": [0.0618], "yaxis": "y"}, {"customdata": [["S302con.csv"]], "hovertemplate": "Filename=%{customdata[0]}<br>Word Error Rate (WER)=%{x}<br>Diarization Error Rate (DER)=%{y}<extra></extra>", "legendgroup": "S302con.csv", "marker": {"color": "#ab63fa", "size": 10, "symbol": "circle"}, "mode": "markers", "name": "S302con.csv", "orientation": "v", "showlegend": true, "type": "scatter", "x": [0.2349], "xaxis": "x", "y": [0.2563], "yaxis": "y"}, {"customdata": [["S302man.csv"]], "hovertemplate": "Filename=%{customdata[0]}<br>Word Error Rate (WER)=%{x}<br>Diarization Error Rate (DER)=%{y}<extra></extra>", "legendgroup": "S302man.csv", "marker": {"color": "#FFA15A", "size": 10, "symbol": "circle"}, "mode": "markers", "name": "S302man.csv", "orientation": "v", "showlegend": true, "type": "scatter", "x": [0.0734], "xaxis": "x", "y": [0.0617], "yaxis": "y"}, {"customdata": [["S303con.csv"]], "hovertemplate": "Filename=%{customdata[0]}<br>Word Error Rate (WER)=%{x}<br>Diarization Error Rate (DER)=%{y}<extra></extra>", "legendgroup": "S303con.csv", "marker": {"color": "#19d3f3", "size": 10, "symbol": "circle"}, "mode": "markers", "name": "S303con.csv", "orientation": "v", "showlegend": true, "type": "scatter", "x": [0.0078], "xaxis": "x", "y": [0.027], "yaxis": "y"}, {"customdata": [["S303man.csv"]], "hovertemplate": "Filename=%{customdata[0]}<br>Word Error Rate (WER)=%{x}<br>Diarization Error Rate (DER)=%{y}<extra></extra>", "legendgroup": "S303man.csv", "marker": {"color": "#FF6692", "size": 10, "symbol": "circle"}, "mode": "markers", "name": "S303man.csv", "orientation": "v", "showlegend": true, "type": "scatter", "x": [0.0088], "xaxis": "x", "y": [0.1613], "yaxis": "y"}, {"customdata": [["S304.csv"]], "hovertemplate": "Filename=%{customdata[0]}<br>Word Error Rate (WER)=%{x}<br>Diarization Error Rate (DER)=%{y}<extra></extra>", "legendgroup": "S304.csv", "marker": {"color": "#B6E880", "size": 10, "symbol": "circle"}, "mode": "markers", "name": "S304.csv", "orientation": "v", "showlegend": true, "type": "scatter", "x": [0.0266], "xaxis": "x", "y": [0.1214], "yaxis": "y"}, {"customdata": [["S305con.csv"]], "hovertemplate": "Filename=%{customdata[0]}<br>Word Error Rate (WER)=%{x}<br>Diarization Error Rate (DER)=%{y}<extra></extra>", "legendgroup": "S305con.csv", "marker": {"color": "#FF97FF", "size": 10, "symbol": "circle"}, "mode": "markers", "name": "S305con.csv", "orientation": "v", "showlegend": true, "type": "scatter", "x": [0.1518], "xaxis": "x", "y": [0.0148], "yaxis": "y"}, {"customdata": [["S306.csv"]], "hovertemplate": "Filename=%{customdata[0]}<br>Word Error Rate (WER)=%{x}<br>Diarization Error Rate (DER)=%{y}<extra></extra>", "legendgroup": "S306.csv", "marker": {"color": "#FECB52", "size": 10, "symbol": "circle"}, "mode": "markers", "name": "S306.csv", "orientation": "v", "showlegend": true, "type": "scatter", "x": [0.0097], "xaxis": "x", "y": [0.078], "yaxis": "y"}, {"customdata": [["S307.csv"]], "hovertemplate": "Filename=%{customdata[0]}<br>Word Error Rate (WER)=%{x}<br>Diarization Error Rate (DER)=%{y}<extra></extra>", "legendgroup": "S307.csv", "marker": {"color": "#636efa", "size": 10, "symbol": "circle"}, "mode": "markers", "name": "S307.csv", "orientation": "v", "showlegend": true, "type": "scatter", "x": [0.0272], "xaxis": "x", "y": [0.1578], "yaxis": "y"}, {"customdata": [["S313.csv"]], "hovertemplate": "Filename=%{customdata[0]}<br>Word Error Rate (WER)=%{x}<br>Diarization Error Rate (DER)=%{y}<extra></extra>", "legendgroup": "S313.csv", "marker": {"color": "#EF553B", "size": 10, "symbol": "circle"}, "mode": "markers", "name": "S313.csv", "orientation": "v", "showlegend": true, "type": "scatter", "x": [0.0194], "xaxis": "x", "y": [0.0359], "yaxis": "y"}], "layout": {"legend": {"title": {"text": "Filename"}, "tracegroupgap": 0}, "showlegend": false, "title": {"text": "Interactive Scatter Plot of WER vs. DER"}, "xaxis": {"anchor": "y", "domain": [0, 1], "title": {"text": "Word Error Rate (WER)"}}, "yaxis": {"anchor": "x", "domain": [0, 1], "title": {"text": "Diarization Error Rate (DER)"}}}}
